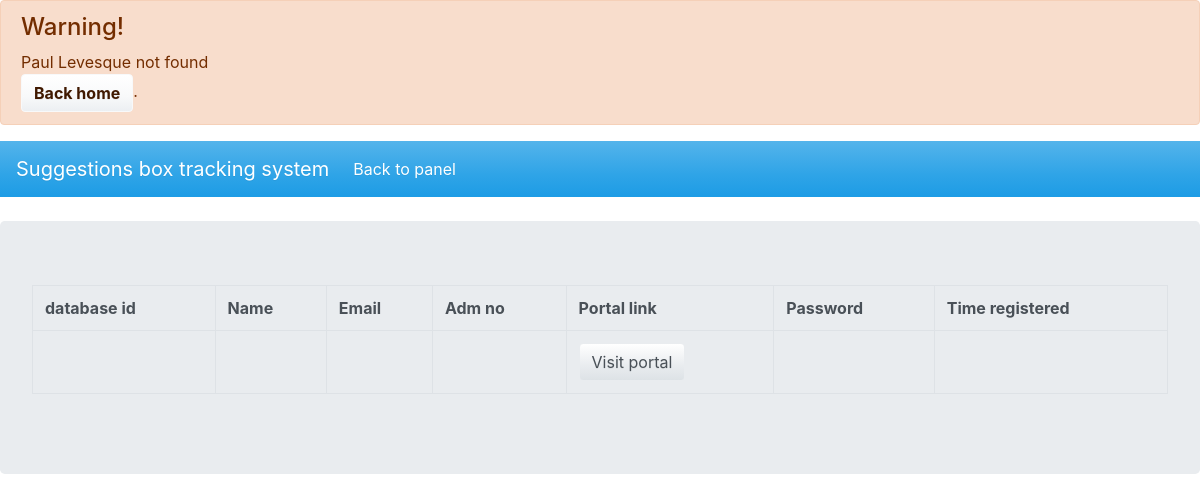
Page /admin/pages/suggestions/view.php?id=Paul Levesque on the earlier database version.
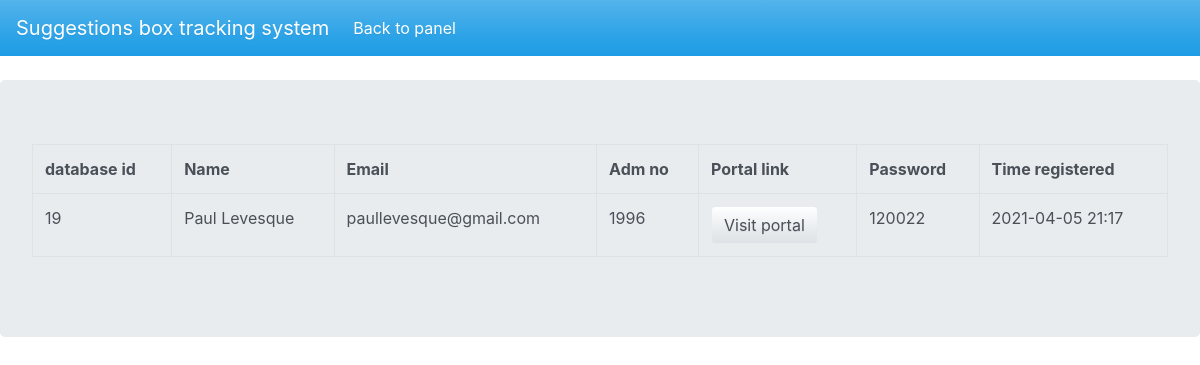
Same page on the later database version.
### tables this page shows
CREATE TABLE `users` (
  `user_id` int(255) NOT NULL,
  `username` varchar(255) NOT NULL,
  `adm_no` int(255) NOT NULL,
  `passcode` varchar(255) NOT NULL,
  `user_mail` varchar(255) NOT NULL,
  `created_at` timestamp(6) NOT NULL DEFAULT current_timestamp(6) ON UPDATE current_timestamp(6)
);

### admin/pages/suggestions/view.php (the view, shortened to what this page needs)
<?php
$name = $_GET['id'];
require "../config.php";
$query = "SELECT * FROM `users` WHERE `username` LIKE '$name'";
$result = mysqli_query($conn,$query);
$search = mysqli_fetch_assoc($result);
if($search == false){
    echo '
    <div class="alert alert-dismissible alert-warning">
    <h4 class="alert-heading">Warning!</h4>
    <p class="mb-0">
    '.$name .' not found <br>
     <a href="../students database/index.php" class="alert-link  btn btn-light">Back home</a>.</p>
  </div>';
}
?>
<!DOCTYPE html>
<html lang="en">
<head>
    <link rel="stylesheet" href="../../../css/bootstrap.min.css">
</head>
<body>
<nav class="navbar navbar-expand-lg navbar-dark bg-primary">
  <a class="navbar-brand" href="#">Suggestions box tracking system</a>
  <div class="collapse navbar-collapse" id="navbarColor01">
    <ul class="navbar-nav mr-auto">
      <li class="nav-item active">
        <a class="nav-link" href="../../"> Back to panel
        </a>
      </li>
      <li class="nav-item">
        <a class="nav-link" href="ht#"></a>
      </li>
    </ul>
  </div>
</nav>
    <br>
<div class="jumbotron">
<table class="table table-bordered">
        <tr>
            <th>database id</th>
            <th>Name</th>
            <th>Email</th>
            <th>Adm no</th>
            <th>Portal link</th>
            <th>Password</th>
            <th>Time registered</th>
        </tr>
        <?php
            $potalUrl = "../../../portals/".$search['username'];
        ?>
         <tr>
         <td><?php echo $search['user_id'];?></td>
         <td><?php echo $search['username'];?></td>
         <td><?php echo $search['user_mail']; ?></td>
         <td><?php echo $search['adm_no'];?></td>
         <td><a href="<?php echo $potalUrl;?>" class="btn btn-secondary">Visit portal</a></td>
         <td><?php echo $search['passcode'];?></td>
         <td><?php echo substr( $search['created_at'],0,16);?></td>
         </tr>
</table>
</div>
</body>
</html>

Differences in the rows shown:
added users: user_id "19", username "Paul Levesque", user_mail "paullevesque@gmail.com", adm_no "1996", passcode "120022", created_at "2021-04-05 21:17"
Other differences:
$name: "Paul Levesque" → (not shown)
text no longer shown: "Warning! not found Back home ."
